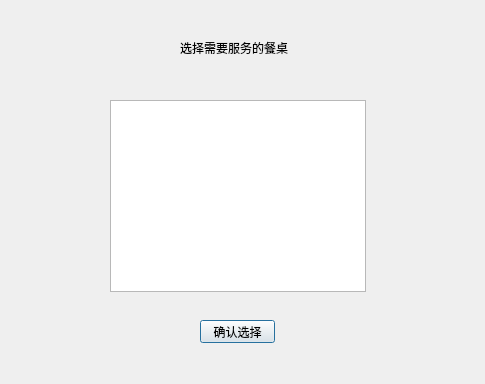
<?xml version="1.0" encoding="UTF-8"?>
<ui version="4.0">
 <class>cookdlg</class>
 <widget class="QDialog" name="cookdlg">
  <property name="geometry">
   <rect>
    <x>0</x>
    <y>0</y>
    <width>485</width>
    <height>384</height>
   </rect>
  </property>
  <property name="windowTitle">
   <string>Dialog</string>
  </property>
  <widget class="QTableWidget" name="tableWidget">
   <property name="geometry">
    <rect>
     <x>110</x>
     <y>100</y>
     <width>256</width>
     <height>192</height>
    </rect>
   </property>
  </widget>
  <widget class="QLabel" name="label">
   <property name="geometry">
    <rect>
     <x>180</x>
     <y>40</y>
     <width>121</width>
     <height>16</height>
    </rect>
   </property>
   <property name="text">
    <string>选择需要服务的餐桌</string>
   </property>
  </widget>
  <widget class="QPushButton" name="pushButton">
   <property name="geometry">
    <rect>
     <x>200</x>
     <y>320</y>
     <width>75</width>
     <height>23</height>
    </rect>
   </property>
   <property name="text">
    <string>确认选择</string>
   </property>
  </widget>
 </widget>
 <resources/>
 <connections/>
</ui>
